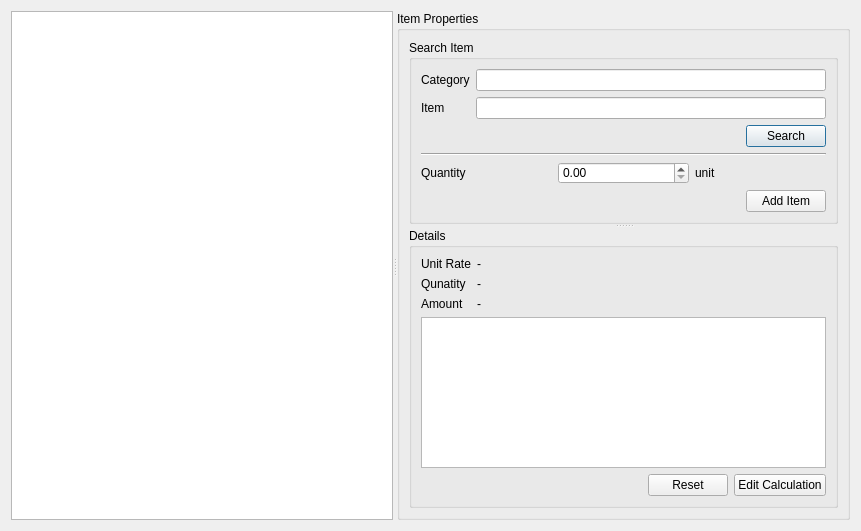
<?xml version="1.0" encoding="UTF-8"?>
<ui version="4.0">
 <class>WorkSheetWidget</class>
 <widget class="QDialog" name="WorkSheetWidget">
  <property name="geometry">
   <rect>
    <x>0</x>
    <y>0</y>
    <width>861</width>
    <height>531</height>
   </rect>
  </property>
  <property name="windowTitle">
   <string>Dialog</string>
  </property>
  <layout class="QVBoxLayout" name="verticalLayout_3">
   <item>
    <widget class="QSplitter" name="splitter">
     <property name="orientation">
      <enum>Qt::Horizontal</enum>
     </property>
     <widget class="QTableView" name="tableView">
      <property name="enabled">
       <bool>true</bool>
      </property>
      <property name="sizePolicy">
       <sizepolicy hsizetype="Maximum" vsizetype="Expanding">
        <horstretch>0</horstretch>
        <verstretch>0</verstretch>
       </sizepolicy>
      </property>
     </widget>
     <widget class="QGroupBox" name="groupBox">
      <property name="maximumSize">
       <size>
        <width>16777215</width>
        <height>16777215</height>
       </size>
      </property>
      <property name="title">
       <string>Item Properties</string>
      </property>
      <layout class="QHBoxLayout" name="horizontalLayout_2">
       <item>
        <widget class="QSplitter" name="splitter_2">
         <property name="orientation">
          <enum>Qt::Vertical</enum>
         </property>
         <widget class="QGroupBox" name="groupBox_2">
          <property name="styleSheet">
           <string notr="true">border-color: qlineargradient(spread:pad, x1:0, y1:0, x2:1, y2:0, stop:0 rgba(0, 0, 0, 255), stop:1 rgba(255, 255, 255, 255));</string>
          </property>
          <property name="title">
           <string>Search Item</string>
          </property>
          <layout class="QHBoxLayout" name="horizontalLayout_8">
           <item>
            <layout class="QVBoxLayout" name="verticalLayout_2">
             <item>
              <layout class="QFormLayout" name="formLayout_2">
               <property name="fieldGrowthPolicy">
                <enum>QFormLayout::AllNonFixedFieldsGrow</enum>
               </property>
               <item row="0" column="0">
                <widget class="QLabel" name="label">
                 <property name="text">
                  <string>Category</string>
                 </property>
                </widget>
               </item>
               <item row="0" column="1">
                <widget class="QLineEdit" name="categoryEdit"/>
               </item>
               <item row="1" column="0">
                <widget class="QLabel" name="label_2">
                 <property name="text">
                  <string>Item</string>
                 </property>
                </widget>
               </item>
               <item row="1" column="1">
                <widget class="QLineEdit" name="ItemEdit"/>
               </item>
               <item row="2" column="0" colspan="2">
                <layout class="QHBoxLayout" name="horizontalLayout">
                 <item>
                  <spacer name="horizontalSpacer">
                   <property name="orientation">
                    <enum>Qt::Horizontal</enum>
                   </property>
                   <property name="sizeHint" stdset="0">
                    <size>
                     <width>40</width>
                     <height>20</height>
                    </size>
                   </property>
                  </spacer>
                 </item>
                 <item>
                  <widget class="QPushButton" name="pushButton">
                   <property name="text">
                    <string>Search</string>
                   </property>
                  </widget>
                 </item>
                </layout>
               </item>
              </layout>
             </item>
             <item>
              <widget class="Line" name="line">
               <property name="orientation">
                <enum>Qt::Horizontal</enum>
               </property>
              </widget>
             </item>
             <item>
              <layout class="QGridLayout" name="gridLayout">
               <item row="0" column="0">
                <layout class="QHBoxLayout" name="horizontalLayout_4">
                 <item>
                  <widget class="QLabel" name="label_6">
                   <property name="text">
                    <string>Quantity</string>
                   </property>
                  </widget>
                 </item>
                 <item>
                  <widget class="QDoubleSpinBox" name="quantitySpinBox"/>
                 </item>
                 <item>
                  <widget class="QLabel" name="label_7">
                   <property name="text">
                    <string>unit</string>
                   </property>
                  </widget>
                 </item>
                </layout>
               </item>
               <item row="1" column="0">
                <layout class="QHBoxLayout" name="horizontalLayout_3">
                 <item>
                  <spacer name="horizontalSpacer_2">
                   <property name="orientation">
                    <enum>Qt::Horizontal</enum>
                   </property>
                   <property name="sizeHint" stdset="0">
                    <size>
                     <width>40</width>
                     <height>20</height>
                    </size>
                   </property>
                  </spacer>
                 </item>
                 <item>
                  <widget class="QPushButton" name="addItemButton">
                   <property name="text">
                    <string>Add Item</string>
                   </property>
                  </widget>
                 </item>
                </layout>
               </item>
              </layout>
             </item>
            </layout>
           </item>
          </layout>
         </widget>
         <widget class="QGroupBox" name="groupBox_3">
          <property name="title">
           <string>Details</string>
          </property>
          <layout class="QVBoxLayout" name="verticalLayout">
           <item>
            <layout class="QFormLayout" name="formLayout">
             <item row="0" column="0">
              <widget class="QLabel" name="label_3">
               <property name="text">
                <string>Unit Rate</string>
               </property>
              </widget>
             </item>
             <item row="0" column="1">
              <widget class="QLabel" name="rate_value">
               <property name="text">
                <string>-</string>
               </property>
              </widget>
             </item>
             <item row="1" column="0">
              <widget class="QLabel" name="label_8">
               <property name="text">
                <string>Qunatity</string>
               </property>
              </widget>
             </item>
             <item row="1" column="1">
              <widget class="QLabel" name="quantity_value">
               <property name="text">
                <string>-</string>
               </property>
              </widget>
             </item>
             <item row="2" column="0">
              <widget class="QLabel" name="label_5">
               <property name="text">
                <string>Amount</string>
               </property>
              </widget>
             </item>
             <item row="2" column="1">
              <widget class="QLabel" name="amount_value">
               <property name="text">
                <string>-</string>
               </property>
              </widget>
             </item>
            </layout>
           </item>
           <item>
            <widget class="QTableWidget" name="tableWidget_2"/>
           </item>
           <item>
            <layout class="QHBoxLayout" name="horizontalLayout_5">
             <item>
              <spacer name="horizontalSpacer_3">
               <property name="orientation">
                <enum>Qt::Horizontal</enum>
               </property>
               <property name="sizeHint" stdset="0">
                <size>
                 <width>40</width>
                 <height>20</height>
                </size>
               </property>
              </spacer>
             </item>
             <item>
              <widget class="QPushButton" name="reset_Button">
               <property name="text">
                <string>Reset</string>
               </property>
              </widget>
             </item>
             <item>
              <widget class="QPushButton" name="pushButton_3">
               <property name="text">
                <string>Edit Calculation</string>
               </property>
              </widget>
             </item>
            </layout>
           </item>
          </layout>
         </widget>
        </widget>
       </item>
      </layout>
     </widget>
    </widget>
   </item>
  </layout>
 </widget>
 <resources/>
 <connections/>
</ui>
